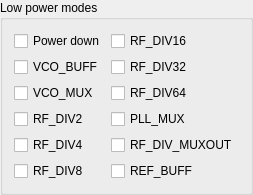
        <widget class="QGroupBox" name="groupBox_9">
         <property name="title">
          <string>Low power modes</string>
         </property>
         <layout class="QVBoxLayout" name="verticalLayout_5">
          <item>
           <layout class="QHBoxLayout" name="horizontalLayout_6">
            <item>
             <layout class="QVBoxLayout" name="verticalLayout_3">
              <item>
               <widget class="QCheckBox" name="PD">
                <property name="text">
                 <string>Power down</string>
                </property>
               </widget>
              </item>
              <item>
               <widget class="QCheckBox" name="VCO_BUFF_LP">
                <property name="text">
                 <string>VCO_BUFF</string>
                </property>
               </widget>
              </item>
              <item>
               <widget class="QCheckBox" name="VCO_MUX_LP">
                <property name="text">
                 <string>VCO_MUX</string>
                </property>
               </widget>
              </item>
              <item>
               <widget class="QCheckBox" name="RF_DIV2_LP">
                <property name="text">
                 <string>RF_DIV2</string>
                </property>
               </widget>
              </item>
              <item>
               <widget class="QCheckBox" name="RF_DIV4_LP">
                <property name="text">
                 <string>RF_DIV4</string>
                </property>
               </widget>
              </item>
              <item>
               <widget class="QCheckBox" name="RF_DIV8_LP">
                <property name="text">
                 <string>RF_DIV8</string>
                </property>
               </widget>
              </item>
             </layout>
            </item>
            <item>
             <layout class="QVBoxLayout" name="verticalLayout_4">
              <item>
               <widget class="QCheckBox" name="RF_DIV16_LP">
                <property name="text">
                 <string>RF_DIV16</string>
                </property>
               </widget>
              </item>
              <item>
               <widget class="QCheckBox" name="RF_DIV32_LP">
                <property name="text">
                 <string>RF_DIV32</string>
                </property>
               </widget>
              </item>
              <item>
               <widget class="QCheckBox" name="RF_DIV64_LP">
                <property name="text">
                 <string>RF_DIV64</string>
                </property>
               </widget>
              </item>
              <item>
               <widget class="QCheckBox" name="PLL_MUX_LP">
                <property name="text">
                 <string>PLL_MUX</string>
                </property>
               </widget>
              </item>
              <item>
               <widget class="QCheckBox" name="RF_DIV_MUXOUT_LP">
                <property name="text">
                 <string>RF_DIV_MUXOUT</string>
                </property>
               </widget>
              </item>
              <item>
               <widget class="QCheckBox" name="REF_BUFF_LP">
                <property name="text">
                 <string>REF_BUFF</string>
                </property>
               </widget>
              </item>
             </layout>
            </item>
           </layout>
          </item>
         </layout>
        </widget>
